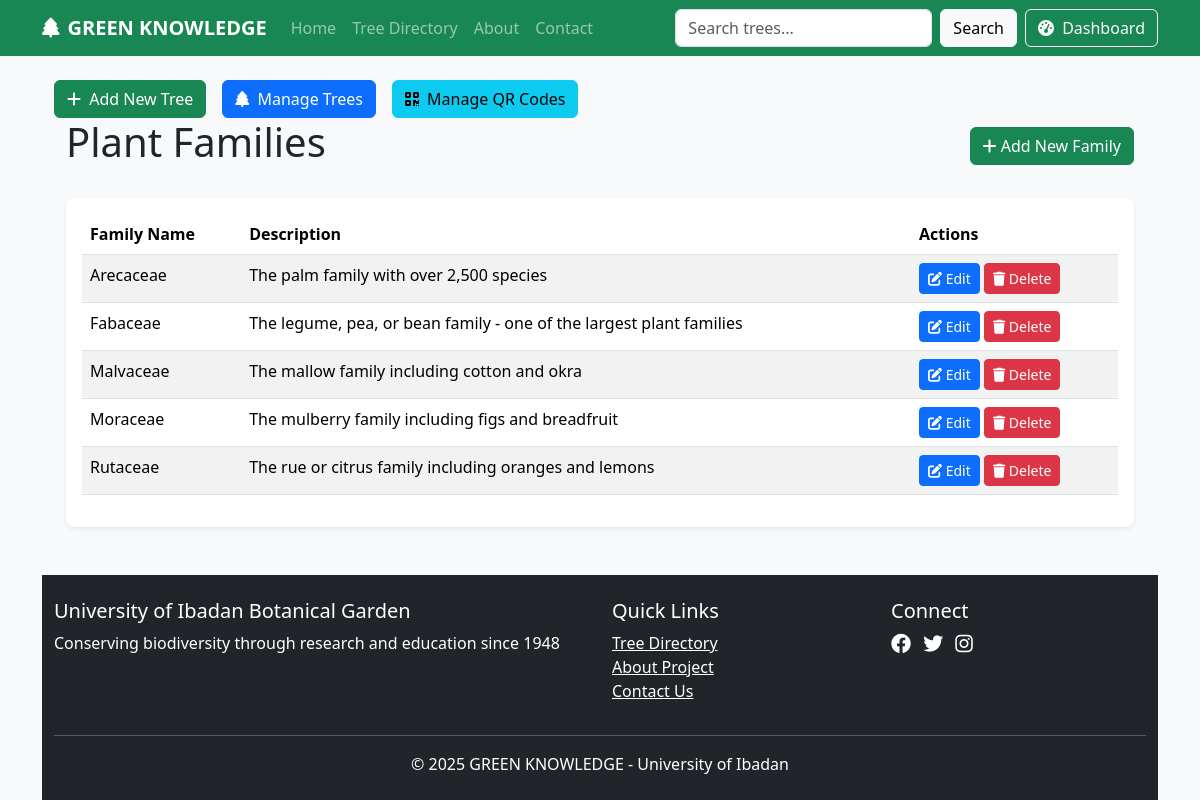
The page /admin/family.php (signed in) on the database as committed earlier.
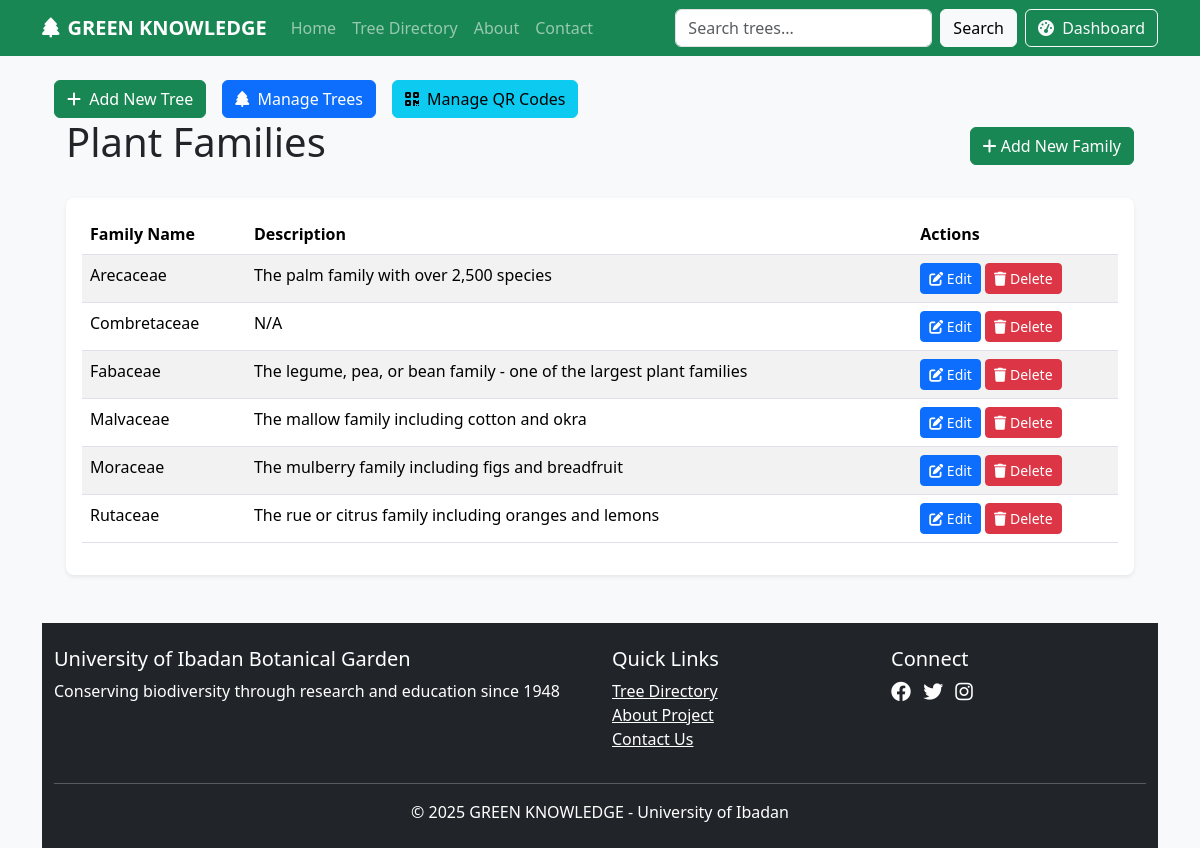
The same page on the database as committed later.
### tables this page shows
CREATE TABLE `families` (
  `family_id` int(11) NOT NULL,
  `family_name` varchar(100) NOT NULL,
  `family_description` text DEFAULT NULL,
  `created_at` timestamp NOT NULL DEFAULT current_timestamp(),
  `updated_at` timestamp NOT NULL DEFAULT current_timestamp() ON UPDATE current_timestamp()
);

### includes/db.php (called while the page is built, shortened)
<?php
$conn = mysqli_connect(DB_HOST, DB_USER, DB_PASS, DB_NAME);
function query($sql) {
    global $conn;
    return mysqli_query($conn, $sql);
}
function fetch_assoc($result) {
    return mysqli_fetch_assoc($result);
}
?>

### admin/family.php (the view, shortened to what this page needs)
<?php
require_once __DIR__ . '/../includes/auth.php';
require_once __DIR__ . '/../includes/db.php';
require_once __DIR__ . '/../includes/header.php';
?>
<div class="container mt-4">
<?php
require_once __DIR__ . '/includes/quick_actions.php';
$view = $_GET['view'] ?? 'list';
?>
<div class="container">
    <?php if ($view === 'list'): ?>
        <div class="d-flex justify-content-between align-items-center mb-4">
            <h1>Plant Families</h1>
            <a href="family.php?view=add" class="btn btn-success">
                <i class="fas fa-plus"></i> Add New Family
            </a>
        </div>
        <div class="card">
            <div class="card-body">
                <div class="table-responsive">
                    <table class="table table-striped">
                        <thead>
                            <tr>
                                <th>Family Name</th>
                                <th>Description</th>
                                <th>Actions</th>
                            </tr>
                        </thead>
                        <tbody>
                            <?php
                            $families = query("SELECT * FROM families ORDER BY family_name");
                            while ($family = fetch_assoc($families)):
                            ?>
                                <tr>
                                    <td><?= htmlspecialchars($family['family_name']) ?></td>
                                    <td><?= htmlspecialchars($family['family_description'] ?? 'N/A') ?></td>
                                    <td>
                                        <a href="family.php?view=edit&id=<?= $family['family_id'] ?>"
                                           class="btn btn-sm btn-primary">
                                            <i class="fas fa-edit"></i> Edit
                                        </a>
                                        <form method="POST" class="d-inline">
                                            <button type="submit" class="btn btn-sm btn-danger"
                                                    onclick="return confirm('Are you sure? This cannot be undone.')">
                                                <i class="fas fa-trash"></i> Delete
                                            </button>
                                        </form>
                                    </td>
                                </tr>
                            <?php endwhile; ?>
                        </tbody>
                    </table>
                </div>
            </div>
        </div>
    <?php endif; ?>
</div>
<?php require_once __DIR__ . '/../includes/footer.php'; ?>

Rows that differ between the two databases and show on the page:
added families: family_name "Combretaceae", family_description "N/A"
